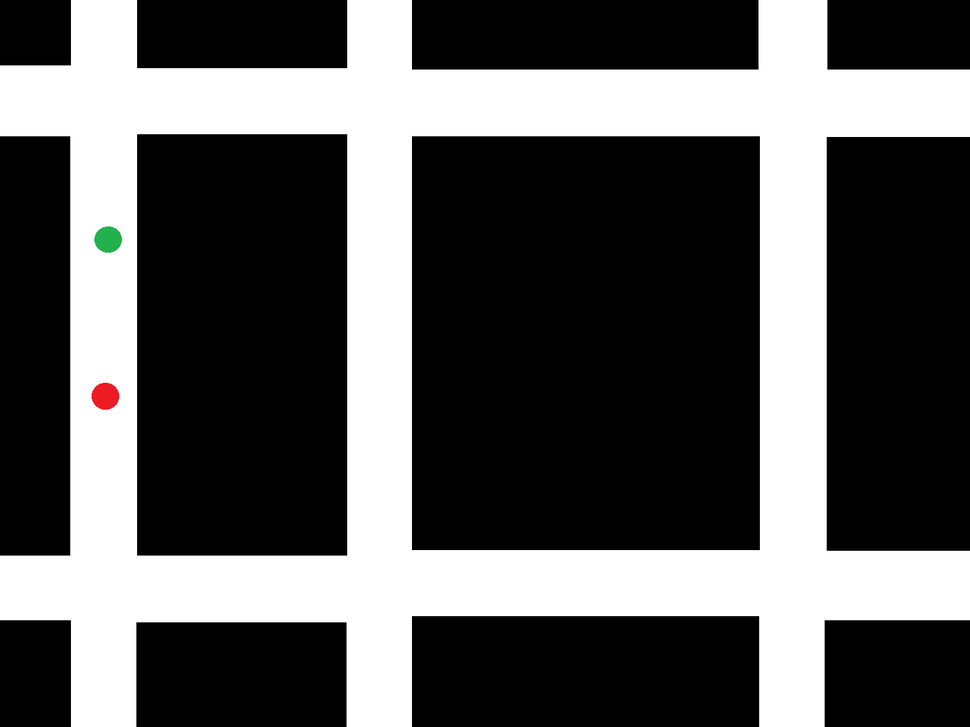
#> input picture map software/roommap.png, 970 x 727 px, shrunk from 1408 x 1056 before the run
$ python find_corners.py roommap.png
#> lines starting #> are read from the running program, lines starting #| are printed output that depends on the picture; after the words box and inside, x2 and y2 are one past the last pixel; in counts of white or black regions, pixels touching at a corner belong together
from PIL import Image
import copy
import cv2
import numpy as np
import array
import queue
import sys
from collections import namedtuple
from collections import defaultdict

#Here begins graph and shortest path stuff
#--------------------------------------
#--------------------------------------
#--------------------------------------

Edge = namedtuple('Edge', ['vertex', 'weight'])


class GraphUndirectedWeighted(object):
	# [11 lines left out: functions __init__, add_edge, not called in this run]

	def get_edge(self, vertex):
		for e in self.adjacency_list[vertex]:
			yield e

	def get_vertex(self):
		for v in range(self.vertex_count):
			yield v


# [38 lines left out: function dijkstra, not called in this run]


#Here begins image conversion stuff
#--------------------------------------
#--------------------------------------
#--------------------------------------

im = Image.open("roommap.png")#sys.argv[1]
#> im is the input picture: PIL image 970x727 RGB; mean R, G, B 89.3, 89.2, 89.1
image = cv2.imread("roommap.png")
gray = cv2.cvtColor(image, cv2.COLOR_BGR2GRAY)
gray =  np.float32(gray)
dst = cv2.cornerHarris(gray, 2,3,0.04)
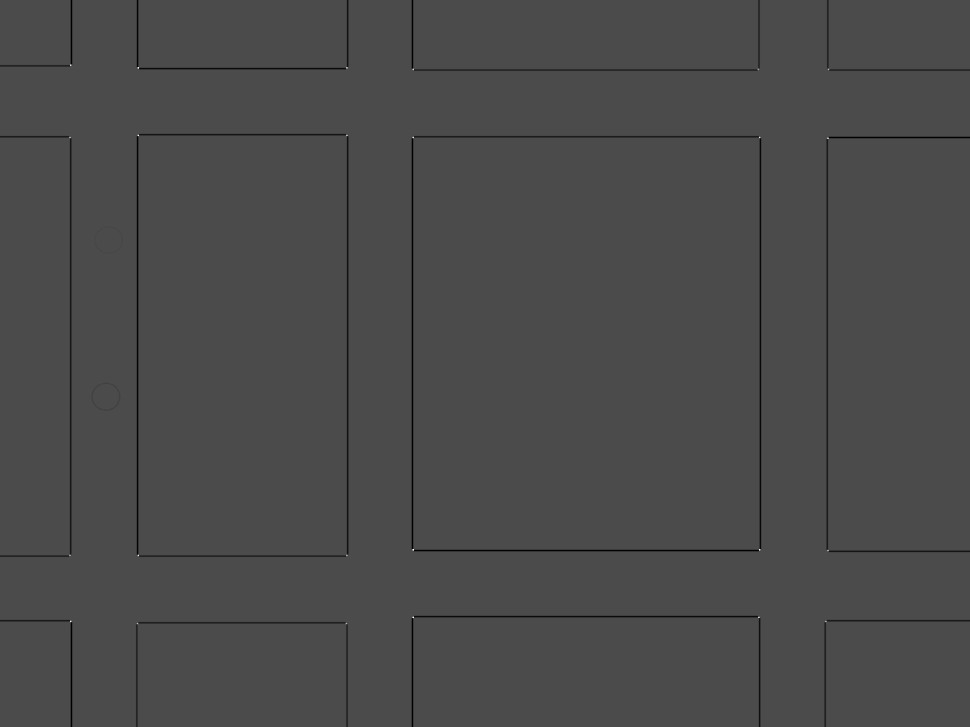
#> dst: shape (727, 970) float32; min -144643856, max 342127296, mean -1599724.1; drawn with min black and max white
ret, dst = cv2.threshold(dst, 0.1*dst.max(), 255, 0)
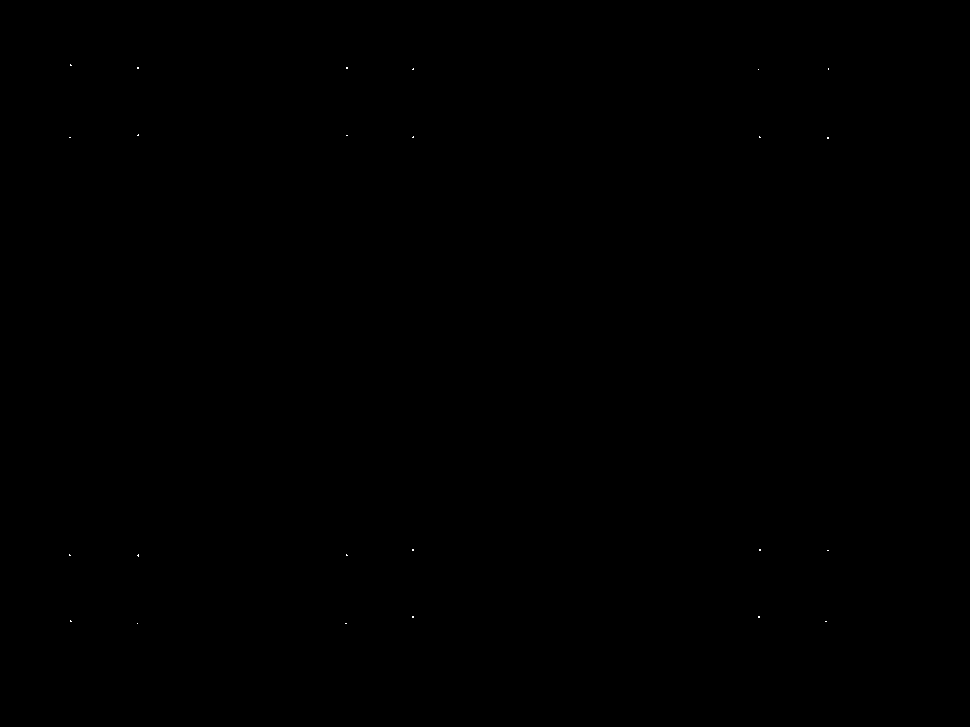
#> dst: shape (727, 970) float32; 0.01% white in thin lines or dots, all inside (x1, y1, x2, y2) = (69, 64, 829, 624)
#> ret = 34212729.6
dst = np.uint8(dst)
ret, labels, stats, centroids = cv2.connectedComponentsWithStats(dst)
#> labels: shape (727, 970) int32; 25 distinct labels, from 0 to 24
#> ret = 25; stats = 25 rows, first 6: [0, 0, 970, 727, 705120], [70, 64, 2, 2, 3], [137, 67, 2, 2, 4], [346, 67, 2, 2, 4], [412, 68, 2, 2, 3], [758, 69, 1, 1, 1]; centroids = 25 pairs, first value 69.33 to 828, second value 64.67 to 623
criteria = (cv2.TERM_CRITERIA_EPS + cv2.TERM_CRITERIA_MAX_ITER, 100, 0.001)
corners = cv2.cornerSubPix(gray, np.float32(centroids), (10,10), (-1,-1), criteria)
#> corners = 25 pairs, first value 69.64 to 826.9, second value 64.79 to 621.8

nodes = []

for i in range(0, len(corners)):
	l,m = corners[i]
	item = (int(l),int(m))
	nodes.insert(i,item)
#> this loop made 25 passes
#> (l, m, item) on passes 1 to 12: (484.5, 363, (484, 363)), (70.45, 64.79, (70, 64)), (136.6, 67.56, (136, 67)), (346.6, 67.56, (346, 67)), (411.5, 69.01, (411, 69)), (758, 69.01, (757, 69)), (826.9, 68.99, (826, 68)), (136.6, 133.7, (136, 133)), (346.6, 133.7, (346, 133)), (69.64, 135.8, (69, 135)), (411.5, 135.8, (411, 135)), (759.4, 135.8, (759, 135))
#> after the loop, nodes = 25 pairs, first value 69 to 826, second value 64 to 621

gray = cv2.cvtColor(image, cv2.COLOR_BGR2GRAY)
gray = cv2.medianBlur(gray, 5)
rows = gray.shape[0]
#> rows = 727
circles = cv2.HoughCircles(gray, cv2.HOUGH_GRADIENT, 2, rows / 8, param1=100, param2=30, minRadius=1, maxRadius=50)
#> circles = [[105, 395, 13.8], [107, 239, 13.8]]
centers = []
rgb_im = im.convert("RGB")
distanceX = 0
distanceY = 0

if circles is not None:
	circles = np.uint16(np.around(circles))
#> circles = [[105, 395, 14], [107, 239, 14]]
	for i in circles[0, :]:
		center = (i[0], i[1])
		centers.append(center)
		# circle center
		cv2.circle(image, center, 1, (0, 100, 100), 3)
		# circle outline
		radius = i[2]
		cv2.circle(image, center, radius, (255, 0, 255), 3)
#> this loop made 2 passes
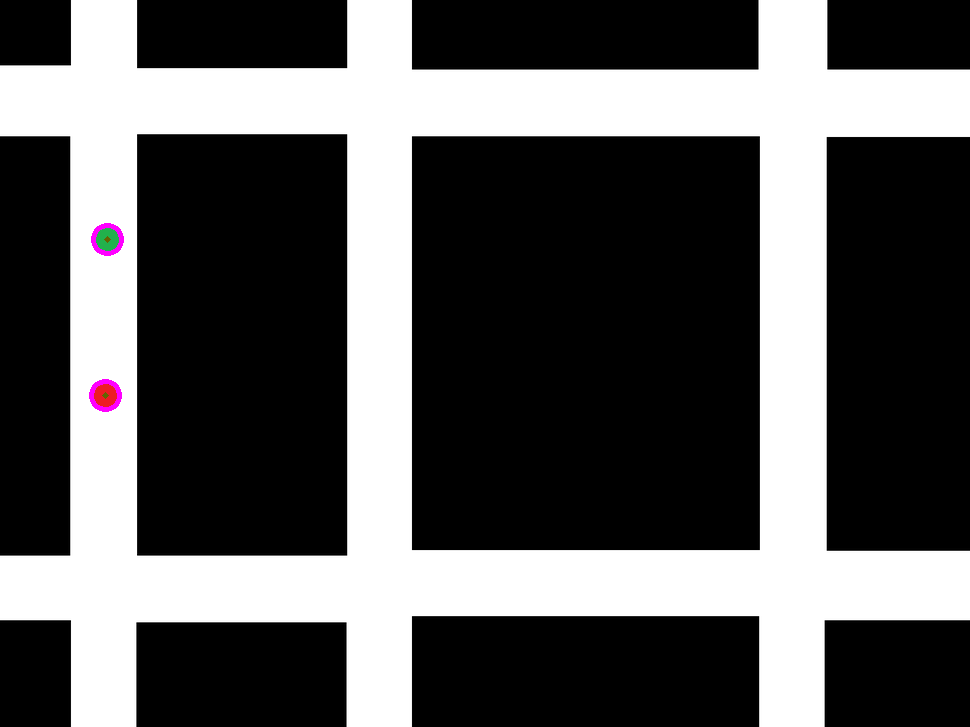
#> image: shape (727, 970, 3); mean B, G, R 89.2, 89, 89.3
#> after the loop, centers = [(105, 395), (107, 239)]
else:
	print("none")

centers2 = []
for i in range(0, len(centers)):
	x,y = centers[i]
	r,g,b = rgb_im.getpixel((int(x+2),int(y+2)))
	if r < 100 and g >150 and b <100 :
		centers2.append(centers[i])
	elif r <100 and g > 255 and b < 100:
		centers2.append(centers[i])
#> this loop made 2 passes
#> (x, y, r, g, b) on passes 1 to 2: (105, 395, 237, 28, 36), (107, 239, 34, 177, 76)
#> after the loop, centers2 = [(107, 239)]

for i in range(0, len(centers)):
	print("centers")
	print(centers[i])
#> this loop made 2 passes
#| centers
#| (105, 395)
#| centers
#| (107, 239)

x,y = centers2[0]
h,w = image.shape[:2]
#> h = 727; w = 970
mask = np.zeros((h+2, w+2), np.uint8)
im = cv2.floodFill(image, mask, (x+20,y+20), 255, loDiff=(4,4,4,4), upDiff=(4,4,4,4))
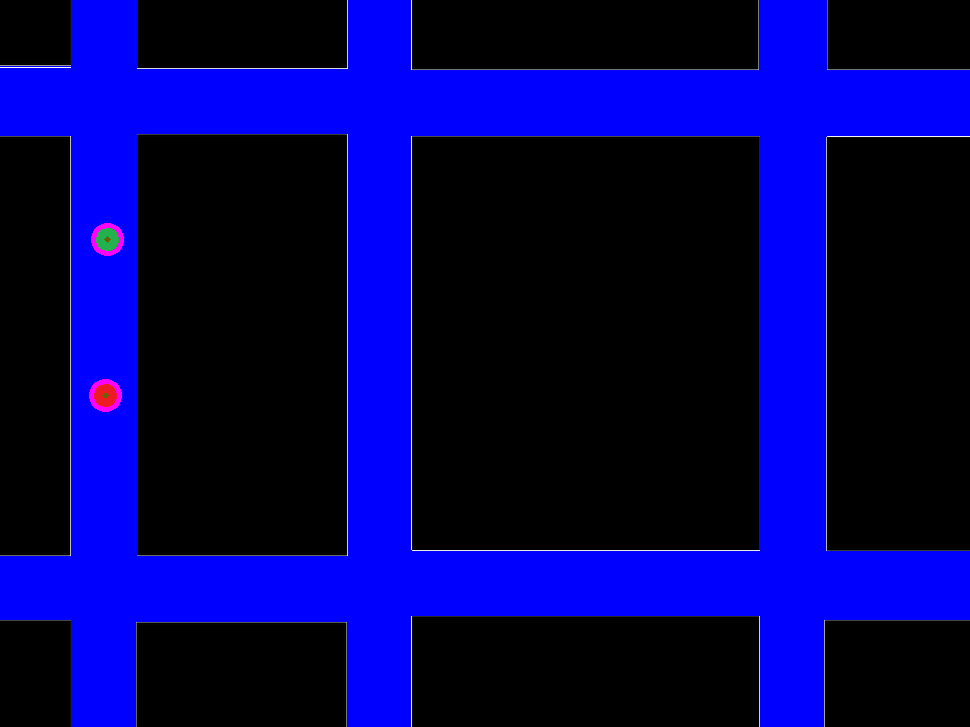
#> image: shape (727, 970, 3); mean B, G, R 89.3, 1.4, 1.8
cv2.imwrite("flooded.png", image)
im = Image.open("flooded.png")
pix = im.load()
rgb_im = im.convert("RGB")
r,g,b = rgb_im.getpixel((int(x+20),int(y+20)))
#> r = 0; g = 0; b = 255
print(r)
#| 0
print(g)
#| 0
print(b)
#| 255


length = len(nodes)
#> length = 25
finalNodes = []
intersectionNodes = []
topLeftNodes = []
topRightNodes = []
bottomLeftNodes = []
bottomRightNodes = []

#for i in range(0, len(nodes)):
	#print("nodes")
	#print(nodes[i])

#refine nodes
for i in range(0, len(nodes)):
	x,y = nodes[i]
	topLeftX = x-5
	topLeftY = y-5
	bottomLeftX = x-5
	bottomLeftY = y+5
	topRightX = x+5
	topRightY = y-5
	bottomRightX = x+5
	bottomRightY = y+5
	rNode, gNode, bNode = rgb_im.getpixel((int(x),int(y)))
	rLeft, gLeft, bLeft = rgb_im.getpixel((int(topLeftX), int(topLeftY)))
	rRight, gRight, bRight = rgb_im.getpixel((int(bottomLeftX), int(bottomLeftY)))
	rTop, gTop, bTop = rgb_im.getpixel((int(topRightX), int(topRightY)))
	rBottom, gBottom, bBottom = rgb_im.getpixel((int(bottomRightX), int(bottomRightY)))
	for m in range(i, len(nodes)):
		l,p = nodes[m]
		if abs(x-l)<10 and abs(y-p)<10:
			pass
		else:
			##if rNode == r == rLeft == rRight == rTop == rBottom and gLeft == g == gRight == gLeft == gTop == gBottom and bLeft == b == bRight == bLeft == bTop == bBottom:
			##	pass
			if rLeft == r and gLeft == g and bLeft == b:
				nodes[i] = (int(x), int(y))
				finalNodes.append(nodes[i])
			elif rRight == r and gRight == g and bRight == b:
				nodes[i] = (int(x), int(y))
				finalNodes.append(nodes[i])
			elif rTop == r and gTop == g and bTop == b:
				nodes[i] = (int(x), int(y))
				finalNodes.append(nodes[i])
			elif rBottom == r and gBottom == g and bBottom == b:
				nodes[i] = (int(x), int(y))
				finalNodes.append(nodes[i])
			else:
				pass
#> this loop made 25 passes
#> (x, y, topLeftX, topLeftY, bottomLeftX, bottomLeftY, topRightX, topRightY) on passes 1 to 12: (484, 363, 479, 358, 479, 368, 489, 358), (70, 64, 65, 59, 65, 69, 75, 59), (136, 67, 131, 62, 131, 72, 141, 62), (346, 67, 341, 62, 341, 72, 351, 62), (411, 69, 406, 64, 406, 74, 416, 64), (757, 69, 752, 64, 752, 74, 762, 64), (826, 68, 821, 63, 821, 73, 831, 63), (136, 133, 131, 128, 131, 138, 141, 128), (346, 133, 341, 128, 341, 138, 351, 128), (69, 135, 64, 130, 64, 140, 74, 130), (411, 135, 406, 130, 406, 140, 416, 130), (759, 135, 754, 130, 754, 140, 764, 130)
#> (x, y, topLeftX, topLeftY, bottomLeftX, bottomLeftY, topRightX, topRightY) on pass 24: (135, 621, 130, 616, 130, 626, 140, 616)

for i in range(0, len(finalNodes)):
	x,y = finalNodes[i]
	#cv2.circle(image, (x,y), 18, (255,0,255),-1)

finalNodes.sort()

for i in range(0, len(finalNodes)):
	x,y = finalNodes[i]
	topLeftX = x-5
	topLeftY = y-5
	topRightX = x+5
	topRightY = y-5
	bottomLeftX = x-5
	bottomLeftY = y+5
	bottomRightX = x+5
	bottomRightY = y+5
	topLeftR, topLeftG, topLeftB = rgb_im.getpixel((int(topLeftX),int(topLeftY)))
	topRightR, topRightG, topRightB = rgb_im.getpixel((int(topRightX),int(topRightY)))
	bottomLeftR, bottomLeftG, bottomLeftB = rgb_im.getpixel((int(bottomLeftX),int(bottomLeftY)))
	bottomRightR, bottomRightG, bottomRightB = rgb_im.getpixel((int(bottomRightX),int(bottomRightY)))
	if finalNodes[i] not in bottomRightNodes and topLeftR == topRightR == bottomLeftR == r and topLeftG == topRightG == bottomLeftG == g and topLeftB == topRightB == bottomLeftB == b:
		bottomRightNodes.append(finalNodes[i])
	elif finalNodes[i] not in bottomLeftNodes and topLeftR == topRightR == bottomRightR == r and topLeftG == topRightG == bottomRightG == g and topLeftB == topRightB == bottomRightB == b:
		bottomLeftNodes.append(finalNodes[i])
	elif finalNodes[i] not in topRightNodes and topLeftR == bottomLeftR == bottomRightR == r and topLeftG == bottomLeftG == bottomRightG == g and topLeftB == bottomLeftB == bottomRightB == b:
		topRightNodes.append(finalNodes[i])
	elif  finalNodes[i] not in topLeftNodes and topRightR == bottomRightR == bottomLeftR == r and topRightG == bottomRightG == bottomLeftG ==g and topRightB == bottomRightB == bottomLeftB == b:
		topLeftNodes.append(finalNodes[i])

"""
print("Top Left Nodes")
for i in range(0, len(topLeftNodes)):
	print(topLeftNodes[i])

print("Top Right Nodes")
for i in range(0, len(topRightNodes)):
	print(topRightNodes[i])

print("Bottom Left Nodes")
for i in range(0, len(bottomLeftNodes)):
	print(bottomLeftNodes[i])

print("Bottom Right Nodes")
for i in range(0, len(bottomRightNodes)):
	print(bottomRightNodes[i])
"""
actualNodes = []
"""
for i in range(0, len(finalNodes)-1):
	x,y = finalNodes[i]
	l,p = finalNodes[i+1]
	if abs(x-l)<20 and abs(y-p)<150:
		distanceX = int(abs(y-p)/2)
		print(distanceX)
		distanceY = int(abs(y-p)/2)
		print(distanceY)
		i = len(finalNodes)
	elif abs(y-p)<20 and abs(x-l)<150:
		distanceX = int(abs(x-l)/2)
		print(distanceX)
		dinstaceY = int(abs(x-l)/2)
		print(distanceY)
		i = len(finalNodes)
"""
x,y = finalNodes[0]
l = 0
p = 0
for i in range(1, len(finalNodes)):
	g,h = finalNodes[1]
	if abs(x-g)<20 or abs(y-h)<20:
		l = g
		p = h
		i = len(finalNodes)+1

"""
distanceX = abs(int(l)-int(x))
distanceY = abs(int(p)-int(y))

if distanceY<20:
	distanceX = int(distanceX/2)
	distanceY = distanceX
else:
	distanceY = int(distanceY/2)
	distanceX = distanceY
"""
distanceX = 50
distanceY = 50

for i in range(0, len(finalNodes)):
	x,y = finalNodes[i]
	for m in range(i, len(finalNodes)):
		l,p = finalNodes[m]
		if abs(l-x)<40 and abs(y-p)<150 and finalNodes[i] in topLeftNodes:
			actualNodes.append(((x+distanceX),(y+distanceY)))
		if abs(l-x)<40 and abs(y-p)<150 and finalNodes[i] in topRightNodes:
			actualNodes.append(((x-distanceX), (y+distanceY)))
		if abs(p-y)<40 and abs(x-l)<150 and finalNodes[i] in bottomRightNodes:
			actualNodes.append(((x-distanceX),(y-distanceY)))
		if abs(p-y)<40 and abs(x-l)<150  and finalNodes[i] in bottomLeftNodes:
			actualNodes.append(((x+distanceX),(y-distanceY)))


#print("actualNodes")
#for i in range(0, len(actualNodes)):
#	print(actualNodes[i])

realFinal = []
otherTry = []
realFinal.append(actualNodes[0])
for i in range(0, len(actualNodes)):
	if actualNodes[i] in realFinal:
		pass
	else:
		realFinal.append(actualNodes[i])

print("real final")
print(len(realFinal))
#| 23

actualNodes = realFinal
f = 0
print("actual Nodes length")
print(len(actualNodes))
#| 23
actualNodesCopy = copy.deepcopy(actualNodes)
i=0
m=0

for i in range(0, len(actualNodes)):
	x,y = actualNodes[i]
	for m in range(i+1, len(actualNodes)):
		l,p = actualNodes[m]
		if abs(x-l)<20 and abs(y-p)<20:
			actualNodes[m] = actualNodes[i]
#> this loop made 23 passes


actualNodes = list(set(actualNodes))
print(len(actualNodes))
#| 23
"""
otherTry.append(actualNodes[0])
for i in range(0, len(actualNodes)):
	x,y = actualNodes[i]
	if otherTry:
		l,p = otherTry[f]
		if abs(x-l)<25 and abs(y-p)<25:
			print("x,l,y,p")
			print(x)
			print(l)
			print(y)
			print(p)
			pass
		else:
			otherTry.append(actualNodes[i])
			f+=1
	else:
		otherTry.append(actualNodes[i])
"""
print(len(otherTry))
#for i in range(0, len(otherTry)):
#	print("other try")
#	print(otherTry[i])

for i in range(0, len(actualNodes)):
	x,y = actualNodes[i]
	cv2.circle(image, (x,y), 18, (255,0,255),-1)
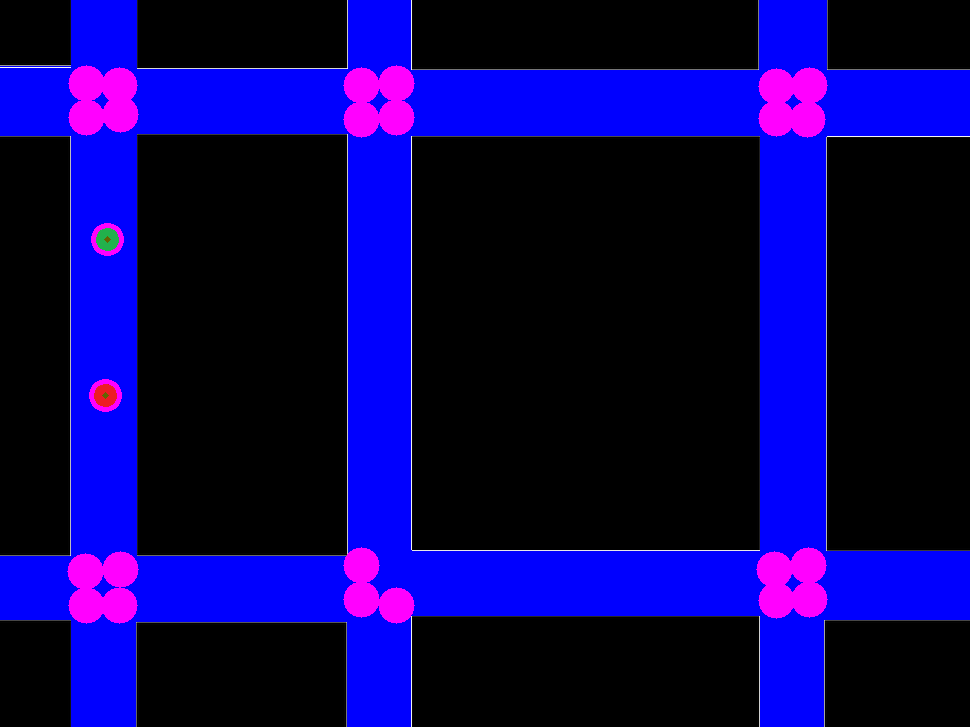
#> image: shape (727, 970, 3); 3.23% of pixels changed, all inside (x1, y1, x2, y2) = (67, 65, 828, 624)
otherTry = actualNodes
centers.sort()
otherTry.sort()


final = []
finalWithLetters = []
x,y = centers[0]
final.append((x,y))
letter = "A"
finalWithLetters.append(((x,y),"A"))
finalNodes=[]
finalNodes.append((x,y))
for i in range(0, len(otherTry)):
	x,y = otherTry[i]
	final.append((x,y))
	letter = chr(ord(letter)+1)
	finalWithLetters.append(((x,y), letter))
	finalNodes.append((x,y))

x,y = centers[1]
final.append((x,y))
letter = chr(ord(letter)+1)
finalWithLetters.append(((x,y), letter))
finalNodes.append((x,y))

print("Nodes")
for i in range(0, len(finalWithLetters)):
	print(finalWithLetters[i])
#> this loop made 25 passes
#| ((105, 395), 'A')
#| ((85, 571), 'B')
#| ((86, 83), 'C')
#| ((86, 117), 'D')
#| ((86, 605), 'E')
#| ((119, 85), 'F')
#| ((119, 605), 'G')
#| ((120, 114), 'H')
#> (further printed lines are left out)

edges = []
edgeDir=[]
"""
for i in range(0, len(final)-1):
	x,y = final[i]
	l,p = final[i+1]
	edges.append(((x,y),(l,p)))
	if((x-l in range(-50,50)) and (y>p)):
		edgeDir.append("North")
	elif((x-l in range(-50,50)) and (y<p)):
		edgeDir.append("South")
	elif((y-p in range(-50,50)) and (x>l)):
		edgeDir.append("West")
	elif((y-p in range(-50,50)) and (x<l)):
		edgeDir.append("East")
"""
finalEdgesWithLetters = []
finalEdges = []
print("len final")
print(len(final))
#| 25
print("len final with letters")
print(len(finalWithLetters))
#| 25
for i in range(0, len(final)):
	x,y = final[i]
	pts, letterA = finalWithLetters[i]
	for m in range(i, len(final)):
		l,p = final[m]
		pts, letterB = finalWithLetters[m]
		edges.append(((x,y),(l,p)))
		if((int(x)-int(l) in range(-50,50)) and (int(y)>int(p))):
			edgeDir.append("North")
			edgeHere = edges.pop(len(edges)-1)
#> (the run stopped early here; a loop or call above may not have finished)
